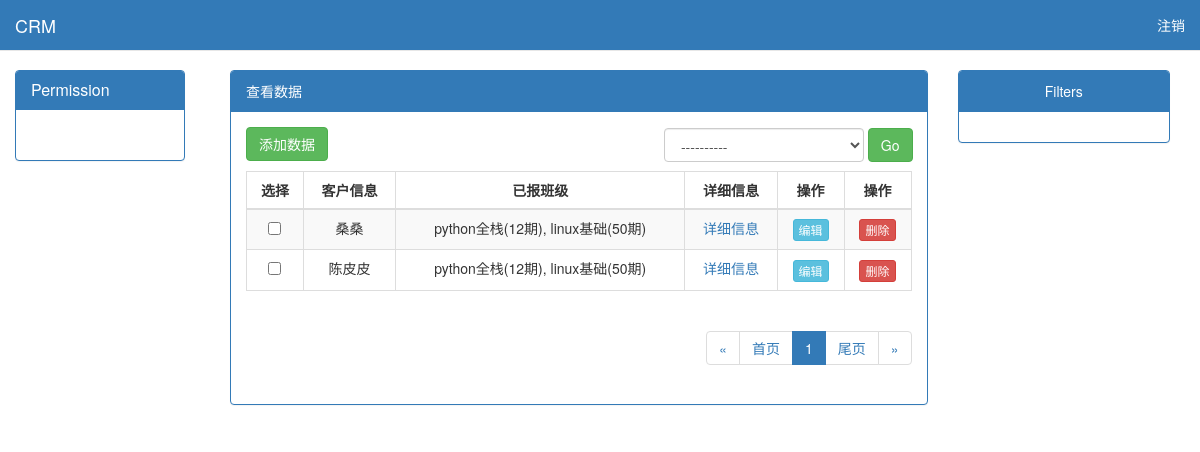
Page /stark/app01/student/ on the committed database.
### app01/models.py (models this page shows)
class Customer(models.Model):
    qq = models.CharField(verbose_name='qq', max_length=64, unique=True, help_text='QQ号必须唯一')
    name = models.CharField(verbose_name='学生姓名', max_length=16)
    gender = models.SmallIntegerField(verbose_name='性别', choices=((1, '男'), (2, '女')))
    education_choices = (
        (1, '重点大学'),
        (2, '普通本科'),
        (3, '独立院校'),
        (4, '民办本科'),
        (5, '大专'),
        (6, '民办专科'),
        (7, '高中'),
        (8, '其他')
    )
    education = models.IntegerField(verbose_name='学历', choices=education_choices, blank=True, null=True, )
    graduation_school = models.CharField(verbose_name='毕业学校', max_length=64, blank=True, null=True)
    major = models.CharField(verbose_name='所学专业', max_length=64, blank=True, null=True)
    experience_choices = [
        (1, '在校生'),
        (2, '应届毕业'),
        (3, '半年以内'),
        (4, '半年至一年'),
        (5, '一年至三年'),
        (6, '三年至五年'),
        (7, '五年以上'),
    ]
    experience = models.IntegerField(verbose_name='工作经验', blank=True, null=True, choices=experience_choices)
    work_status_choices = [
        (1, '在职'),
        (2, '无业')
    ]
    work_status = models.IntegerField(verbose_name="职业状态", choices=work_status_choices, default=1, blank=True,
                                      null=True)
    company = models.CharField(verbose_name="目前就职公司", max_length=64, blank=True, null=True)
    salary = models.CharField(verbose_name="当前薪资", max_length=64, blank=True, null=True)
    source_choices = [
        (1, "qq群"),
        (2, "内部转介绍"),
        (3, "官方网站"),
        (4, "百度推广"),
        (5, "360推广"),
        (6, "搜狗推广"),
        (7, "腾讯课堂"),
        (8, "广点通"),
        (9, "高校宣讲"),
        (10, "渠道代理"),
        (11, "51cto"),
        (12, "智汇推"),
        (13, "网盟"),
        (14, "DSP"),
        (15, "SEO"),
        (16, "其它"),
    ]
    source = models.SmallIntegerField('客户来源', choices=source_choices, default=1)
    referral_from = models.ForeignKey(
        'self',
        blank=True,
        null=True,
        verbose_name="转介绍自学员",
        help_text="若此客户是转介绍自内部学员,请在此处选择内部学员姓名",
        related_name="internal_referral"
    )
    course = models.ManyToManyField(verbose_name="咨询课程", to="Course")
    status_choices = [
        (1, "已报名"),
        (2, "未报名")
    ]
    status = models.IntegerField(
        verbose_name="状态",
        choices=status_choices,
        default=2,
        help_text=u"选择客户此时的状态"
    )
    consultant = models.ForeignKey(verbose_name="课程顾问", to='UserInfo', related_name='consultanter',
                                   limit_choices_to={"depart_id": 1002})
    date = models.DateField(verbose_name="咨询日期", auto_now_add=True)
    recv_date = models.DateField(verbose_name="当前课程顾问的接单日期", null=True)
    last_consult_date = models.DateField(verbose_name="最后跟进日期", )
    def __str__(self):
        return self.name

### stark/service/sites.py (the view)
    def list_view(self, request):
        if request.method == 'POST':
            action = request.POST.get('action')
            if action:
                pk_list = request.POST.getlist('pk')
                queryset = self.model.objects.filter(pk__in=pk_list)
                getattr(self, action)(queryset)
        data_list = self.model.objects.all()
        list_url = self.get_list_url()
        add_url = self.get_add_url()
        search_condition = self.get_search_condition(request)
        if search_condition:
            data_list = self.model.objects.filter(search_condition)
        filter_condition = self.get_filter_condition(request)
        if filter_condition:
            data_list = self.model.objects.filter(filter_condition)
        show_list = ShowList(self, data_list, request)
        show_list.get_list_filter_links()
        return render(request, 'stark/list_view.html', locals())

### app01/models.py (called while the page is built)
    def __str__(self):
        return "{0}({1}期)".format(self.course.name, self.semester)

### app01/stark.py (called while the page is built)
    def display_score(self, obj=None, is_header=False):
        if is_header:
            return '详细信息'
        return mark_safe("<a href='/stark/app01/student/{}/info/'>详细信息</a>".format(obj.pk))

### stark/service/sites.py (called while the page is built, shortened)
    def get_new_actions(self):
        temp = []
        temp.extend(self.config_obj.actions)
        temp.append(self.config_obj.patch_delete)
        new_actions = []
        for action in temp:
            new_actions.append({
                'text': action.desc,
                'name': action.__name__,
            })
        return new_actions

    def get_header(self):
        header_list = []
        for field_or_func in self.config_obj.new_list_display():
            if callable(field_or_func):  # 自定义配置类中函数的处理
                val = field_or_func(self.config_obj, is_header=True)
            else:
                if field_or_func == '__str__':
                    val = self.config_obj.model._meta.model_name.upper()
                else:
                    field_obj = self.config_obj.model._meta.get_field(field_or_func)
                    val = field_obj.verbose_name
            header_list.append(val)
        return header_list

    def get_list_filter_links(self):
        list_filter_links = {}
        return list_filter_links

    def get_list_url(self):
        url_name = '{}_{}_list'.format(self.app_label, self.model_name)
        url = reverse(url_name)
        return url

    def get_add_url(self):
        url_name = '{}_{}_add'.format(self.app_label, self.model_name)
        url = reverse(url_name)
        return url

    def get_change_url(self, obj):
        url_name = '{}_{}_change'.format(self.app_label, self.model_name)
        url = reverse(url_name, args=(obj.pk,))
        return url

    def get_del_url(self, obj):
        url_name = '{}_{}_del'.format(self.app_label, self.model_name)
        url = reverse(url_name, args=(obj.pk,))
        return url

    def checkbox(self, obj=None, is_header=False):
        if is_header:
            return '选择'
        return mark_safe("<input name='pk' type='checkbox' value={}>".format(obj.pk))

    def edit(self, obj=None, is_header=False):
        if is_header:
            return '操作'
        return mark_safe("<a class='btn btn-info btn-xs' href='{}'>编辑</a>".format(self.get_change_url(obj)))

### stark/utils/page.py (called while the page is built)
    @property
    def start(self):
        return self.page_start_num

    @property
    def end(self):
        return self.page_end_num

### stark/templates/stark/list_view.html (shortened to what this page needs)
{% extends 'stark/base.html' %}
{% block css %}
    <link rel="stylesheet" href="/static/css/list_view.css">
{% endblock %}
{% block content %}
    <div class="container-fluid">
    <div class="row">
        <div class="col-md-9">
            <div class="panel panel-primary">
                <div class="panel-heading">查看数据</div>
                <div class="panel-body" id="parent">
                    <div style="margin-bottom: 10px">
                        <a href="{{ add_url }}" class="btn btn-success">添加数据</a>
                    </div>
                    <form action="" class="form-inline" method="post">
                        <div id='action'>
                            <select name='action' class="form-control" style="display: inline-block;width: 200px">
                                <option value="">----------</option>
                            </select>
                            <button class="btn btn-success" type="submit">Go</button>
                        </div>
                        <table class="table table-striped table-bordered table-hover table-responsive text-center">
                            <thead>
                            <tr>
                                {% for head_field in show_list.get_header %}
                                    <th class="text-center">{{ head_field }}</th>
                                {% endfor %}
                            </tr>
                            </thead>
                            <tbody>
                            {% for data in show_list.get_body %}
                                <tr>
                                    {% for field in data %}
                                        <td>{{ field }}</td>
                                    {% endfor %}
                                </tr>
                            {% endfor %}
                            </tbody>
                        </table>
                    </form>
                    <div class="pull-right">
                        {{ show_list.pagination.ret_html|safe }}
                    </div>
                </div>
            </div>
        </div>
        <div class="col-md-3">
            <div class="panel panel-primary">
                <div class="panel-heading text-center">Filters</div>
                <div class="panel-body" id="parent">
                </div>
            </div>
        </div>
    </div>
</div>
{% endblock %}

### stark/static/css/list_view.css (style rules this page uses)
#parent { position: relative; }
#action { position: absolute; right: 14px; top: 16px; }

### rows in the picture
Customer: name "桑桑", data "python全栈(12期), linux基础(50期)" "详细信息" "编辑" "删除"
Customer: name "陈皮皮", data "python全栈(12期), linux基础(50期)" "详细信息" "编辑" "删除"

### other values in the picture
{{ head_field }} "选择" "客户信息" "已报班级" "详细信息" "操作" "操作"
{{ show_list.pagination.ret_html|safe }} "« 首页 1 尾页 »"
